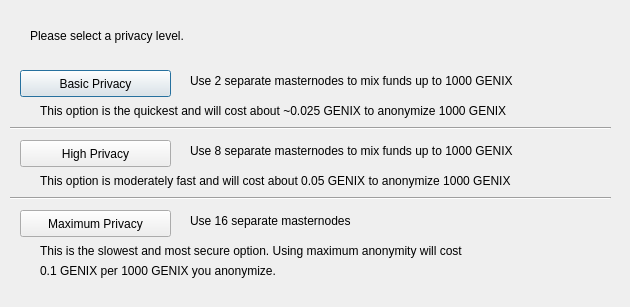
<?xml version="1.0" encoding="UTF-8"?>
<ui version="4.0">
 <class>DarksendConfig</class>
 <widget class="QDialog" name="DarksendConfig">
  <property name="geometry">
   <rect>
    <x>0</x>
    <y>0</y>
    <width>630</width>
    <height>307</height>
   </rect>
  </property>
  <property name="windowTitle">
   <string>Configure PrivateSend</string>
  </property>
  <widget class="QPushButton" name="buttonBasic">
   <property name="geometry">
    <rect>
     <x>20</x>
     <y>70</y>
     <width>151</width>
     <height>27</height>
    </rect>
   </property>
   <property name="text">
    <string>Basic Privacy</string>
   </property>
  </widget>
  <widget class="QPushButton" name="buttonHigh">
   <property name="geometry">
    <rect>
     <x>20</x>
     <y>140</y>
     <width>151</width>
     <height>27</height>
    </rect>
   </property>
   <property name="text">
    <string>High Privacy</string>
   </property>
  </widget>
  <widget class="QPushButton" name="buttonMax">
   <property name="geometry">
    <rect>
     <x>20</x>
     <y>210</y>
     <width>151</width>
     <height>27</height>
    </rect>
   </property>
   <property name="text">
    <string>Maximum Privacy</string>
   </property>
  </widget>
  <widget class="QLabel" name="label">
   <property name="geometry">
    <rect>
     <x>30</x>
     <y>20</y>
     <width>571</width>
     <height>31</height>
    </rect>
   </property>
   <property name="text">
    <string>Please select a privacy level.</string>
   </property>
  </widget>
  <widget class="QLabel" name="label_2">
   <property name="geometry">
    <rect>
     <x>190</x>
     <y>70</y>
     <width>421</width>
     <height>21</height>
    </rect>
   </property>
   <property name="text">
    <string>Use 2 separate masternodes to mix funds up to 1000 GENIX</string>
   </property>
  </widget>
  <widget class="QLabel" name="label_3">
   <property name="geometry">
    <rect>
     <x>190</x>
     <y>140</y>
     <width>411</width>
     <height>21</height>
    </rect>
   </property>
   <property name="text">
    <string>Use 8 separate masternodes to mix funds up to 1000 GENIX</string>
   </property>
  </widget>
  <widget class="QLabel" name="label_4">
   <property name="geometry">
    <rect>
     <x>190</x>
     <y>210</y>
     <width>421</width>
     <height>21</height>
    </rect>
   </property>
   <property name="text">
    <string>Use 16 separate masternodes</string>
   </property>
  </widget>
  <widget class="QLabel" name="label_6">
   <property name="geometry">
    <rect>
     <x>40</x>
     <y>100</y>
     <width>561</width>
     <height>21</height>
    </rect>
   </property>
   <property name="text">
    <string>This option is the quickest and will cost about ~0.025 GENIX to anonymize 1000 GENIX</string>
   </property>
  </widget>
  <widget class="QLabel" name="label_7">
   <property name="geometry">
    <rect>
     <x>40</x>
     <y>170</y>
     <width>561</width>
     <height>21</height>
    </rect>
   </property>
   <property name="text">
    <string>This option is moderately fast and will cost about 0.05 GENIX to anonymize 1000 GENIX</string>
   </property>
  </widget>
  <widget class="QLabel" name="label_8">
   <property name="geometry">
    <rect>
     <x>40</x>
     <y>240</y>
     <width>561</width>
     <height>21</height>
    </rect>
   </property>
   <property name="text">
    <string>This is the slowest and most secure option. Using maximum anonymity will cost</string>
   </property>
  </widget>
  <widget class="QLabel" name="label_9">
   <property name="geometry">
    <rect>
     <x>40</x>
     <y>260</y>
     <width>561</width>
     <height>21</height>
    </rect>
   </property>
   <property name="text">
    <string>0.1 GENIX per 1000 GENIX you anonymize.</string>
   </property>
  </widget>
  <widget class="Line" name="line">
   <property name="geometry">
    <rect>
     <x>10</x>
     <y>120</y>
     <width>601</width>
     <height>16</height>
    </rect>
   </property>
   <property name="orientation">
    <enum>Qt::Horizontal</enum>
   </property>
  </widget>
  <widget class="Line" name="line_2">
   <property name="geometry">
    <rect>
     <x>10</x>
     <y>190</y>
     <width>601</width>
     <height>16</height>
    </rect>
   </property>
   <property name="orientation">
    <enum>Qt::Horizontal</enum>
   </property>
  </widget>
 </widget>
 <resources/>
 <connections/>
</ui>
